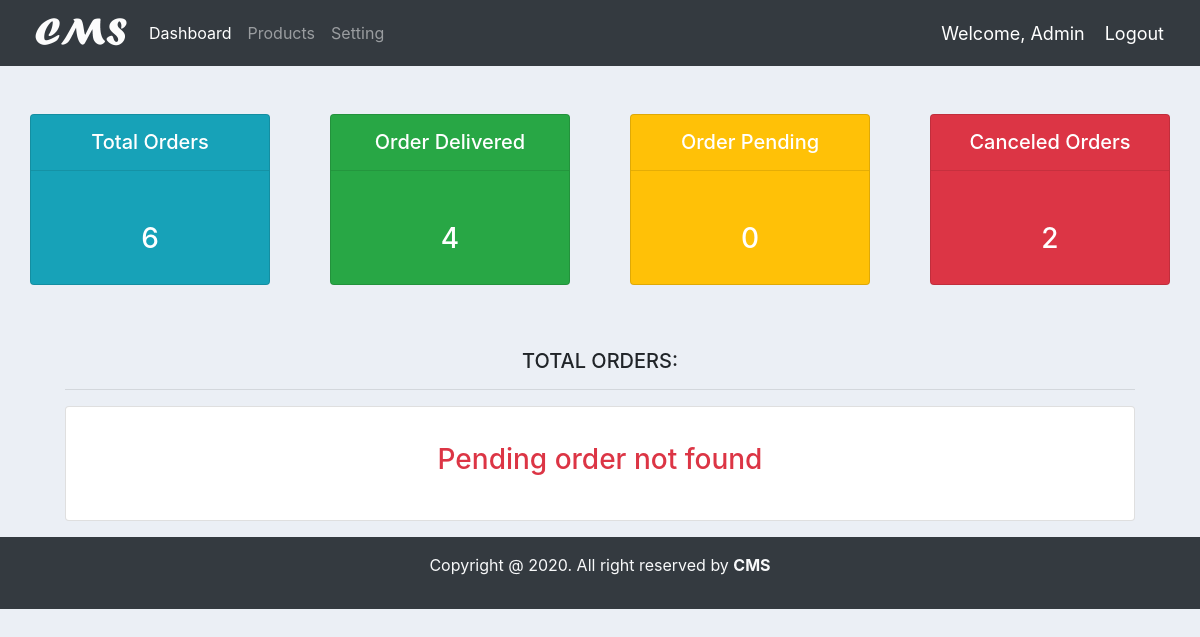
The page /all/orders/pending (signed in) on the database as committed earlier.
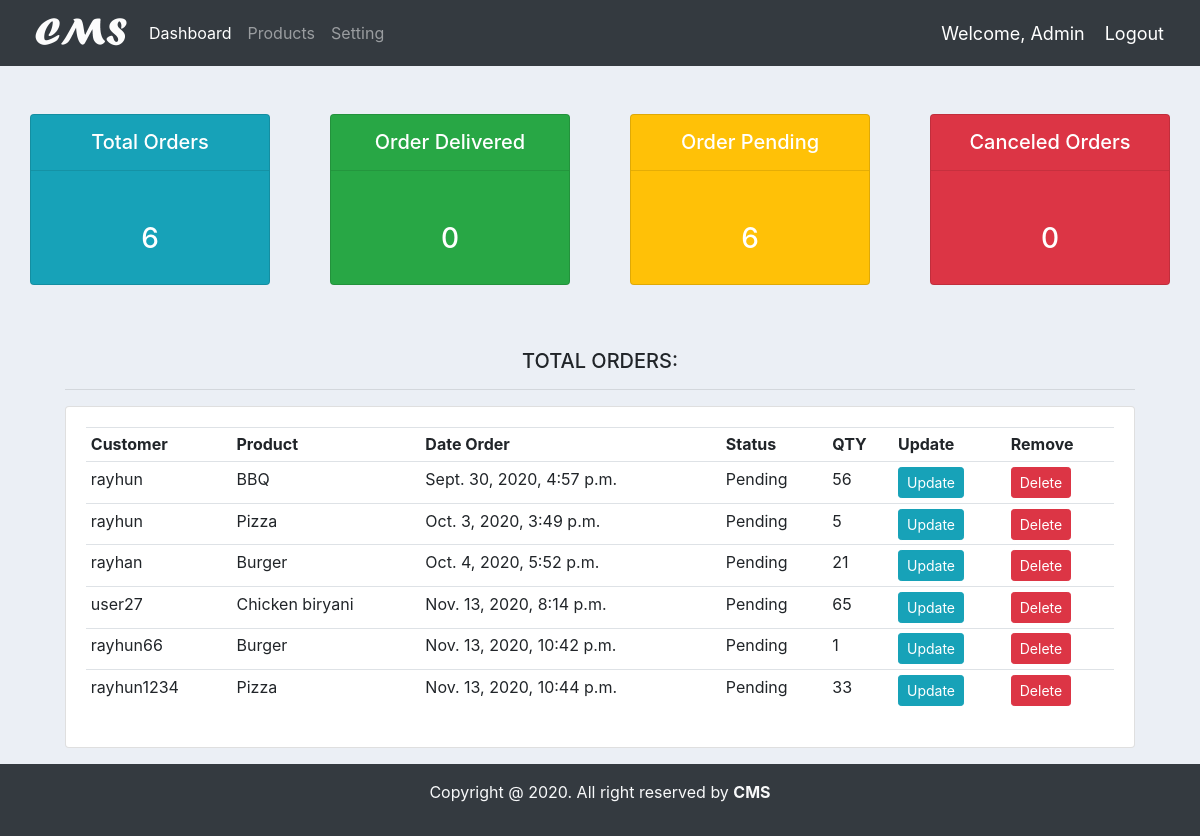
The same page on the database as committed later.
### accounts/models.py (models this page shows, shortened)
class Order(models.Model):
    STATUS = (
        ('Pending','Pending'),
        ('Canceled Order','Canceled Order'),
        ('Delivered','Delivered')
        )
    customer = models.ForeignKey(Customer, null=True, on_delete=models.SET_NULL)
    Product = models.ForeignKey(Product, null=True, on_delete=models.SET_NULL)
    date_created = models.DateTimeField(auto_now_add=True, null=True)
    statur = models.CharField(max_length=200, null=True, choices=STATUS)
    note = models.CharField(max_length=200, null=True)
    order_content = models.DecimalField(max_digits= 10000, null=True, decimal_places=0)

class Customer(models.Model):
    user = models.OneToOneField(User, null=True, blank=True, on_delete=models.CASCADE)
    name = models.CharField(max_length=200, null=True)
    phone = models.CharField(max_length=200, null=True)
    email = models.CharField(max_length=200, null=True)
    profile_pic = models.ImageField(default="demo.jpg", null=True, blank=True)
    date_created = models.DateTimeField(auto_now_add=True, null=True)
    def __str__(self):
        return str(self.name)

class Product(models.Model):
    CATAGORY = (
        ('Indoor','Indoor'),
        ('Out Door','Out Door'),
    )
    name = models.CharField(max_length=200, null=True)
    price = models.FloatField(null=True)
    catagory = models.CharField(max_length=200, null=True, choices=CATAGORY)
    descriprion = models.CharField(max_length=500 ,null=True, blank=True)
    data_created = models.DateTimeField(auto_now_add=True)
    tags = models.ManyToManyField(Tag)
    def __str__(self):
        return str(self.name)

### accounts/decorators.py (the view)
    def wrapper_func(request, *args, **kwargs):
        group = None
        if request.user.groups.exists():
            group = request.user.groups.all()[0].name
        if group == 'customer':
            return redirect('user_profile')
        elif group == 'admin':
            return view_func(request, *args, **kwargs)
        else:
            context = {}
            return render(request, 'accounts/customer_not_auth.html', context)

### accounts/views.py (called while the page is built)
@login_required
@admin_only
def order_pending_list(request):
    orders = Order.objects.all()
    total_orders = orders.count()
    order_delivered = orders.filter(statur='Delivered').count()
    order_pending = orders.filter(statur='Pending').count()
    order_pendings = orders.filter(statur='Pending')
    order_cancels = orders.filter(statur='Canceled Order').count()
    context = {
        'order_pendings':order_pendings,
        'total_orders':total_orders,
        'order_delivered':order_delivered,
        'order_pending':order_pending,
        'order_cancels':order_cancels,
    }
    return render(request, 'accounts/order_pending_list.html',context)

### accounts/templates/accounts/order_pending_list.html
{% extends 'accounts/main.html' %}
{% block content %}
<div class="container-fluid">
    {% include 'accounts/status.html' %}
    <div class="row">
        <div class="col-md-11 m-auto">
            <h5 class="text-center">TOTAL ORDERS:</h5>
            <hr>
            <div class="card card-body">
                {% if order_pendings %}
                <table class="table table-sm">
                    <tr>
                        <th>Customer</th>
                        <th>Product</th>
                        <th>Date Order</th>
                        <th>Status</th>
                        <th>QTY</th>
                        <th>Update</th>
                        <th>Remove</th>
                    </tr>
                    {% for order in order_pendings %}
                    <tr>
                        <td>{{ order.customer }}</td>
                        <td>{{ order.Product }}</td>
                        <td>{{ order.date_created }}</td>
                        <td>{{ order.statur }}</td>
                        <td>{{ order.order_content }}</td>
                        <td><a class="btn btn-sm btn-info" href="{% url 'update_order' order.pk %}">Update</a></td>
                        <td><a class="btn btn-sm btn-danger" href="{% url 'delete_order' order.pk %}">Delete</a></td>
                    </tr>
                    {% endfor %}
                </table>
                {% else %}
                    <h3 class="h3 text-center py-3 text-danger">Pending order not found</h3>
                {% endif %}
            </div>
        </div>
    </div>
</div>
{% endblock %}

Rows that differ between the two databases and show on the page:
now on this page (row edited): Order: customer "rayhun", Product "BBQ", date_created "Sept. 30, 2020, 4:57 p.m.", statur "Pending", order_content "56"
now on this page (row edited): Order: customer "rayhun", Product "Pizza", date_created "Oct. 3, 2020, 3:49 p.m.", statur "Pending", order_content "5"
now on this page (row edited): Order: customer "rayhan", Product "Burger", date_created "Oct. 4, 2020, 5:52 p.m.", statur "Pending", order_content "21"
now on this page (row edited): Order: customer "user27", Product "Chicken biryani", date_created "Nov. 13, 2020, 8:14 p.m.", statur "Pending", order_content "65"
now on this page (row edited): Order: customer "rayhun66", Product "Burger", date_created "Nov. 13, 2020, 10:42 p.m.", statur "Pending", order_content "1"
now on this page (row edited): Order: customer "rayhun1234", Product "Pizza", date_created "Nov. 13, 2020, 10:44 p.m.", statur "Pending", order_content "33"
Other text that changed with them:
{{ order_delivered }}: "4" → "0"
{{ order_pending }}: "0" → "6"
{{ order_cancels }}: "2" → "0"
text no longer shown: "Pending order not found"
text now shown: "Customer Product Date Order Status QTY Update Remove"
